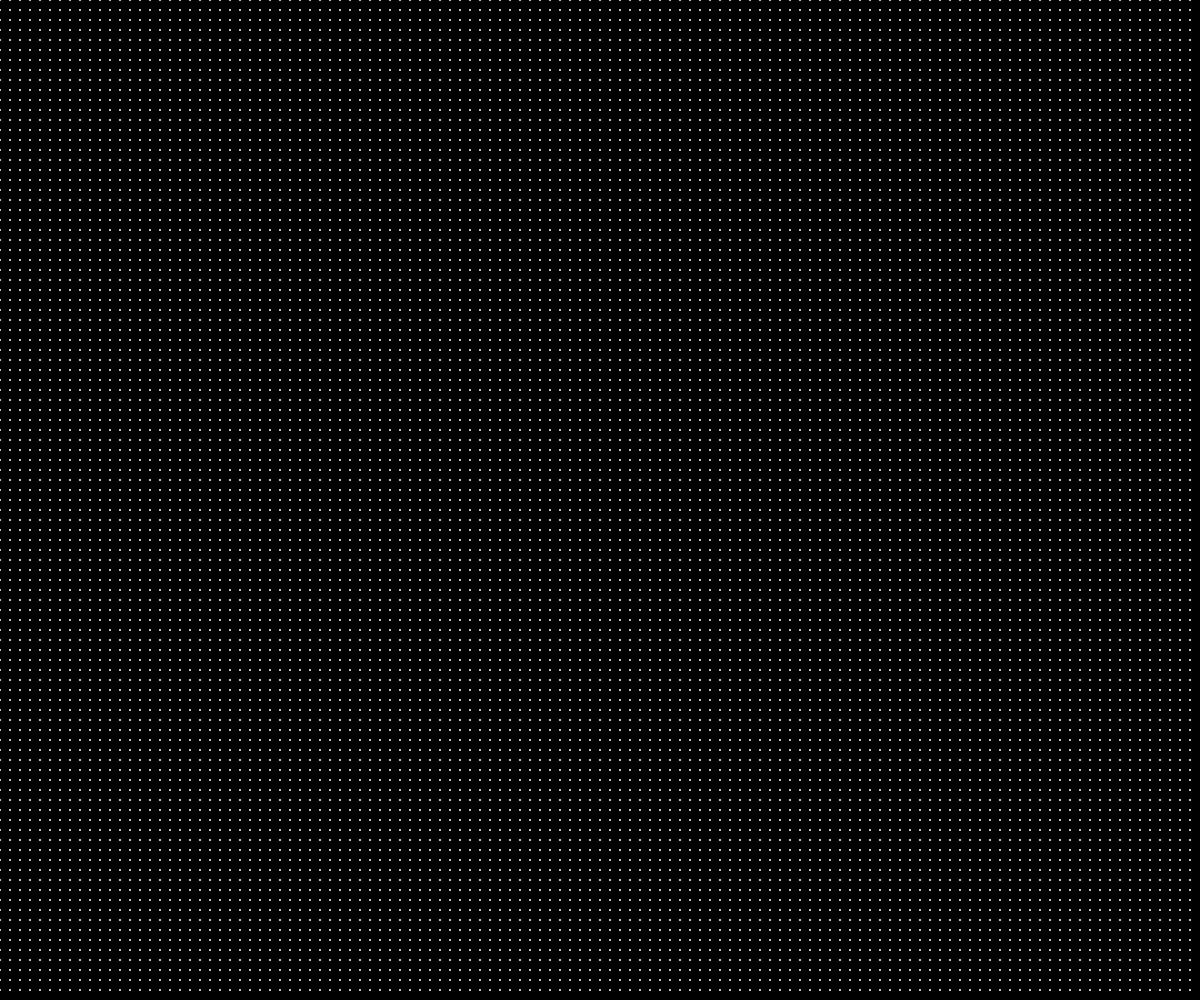
Frame 1 (no input)
Frame 60 (no input): identical to frame 1, image omitted
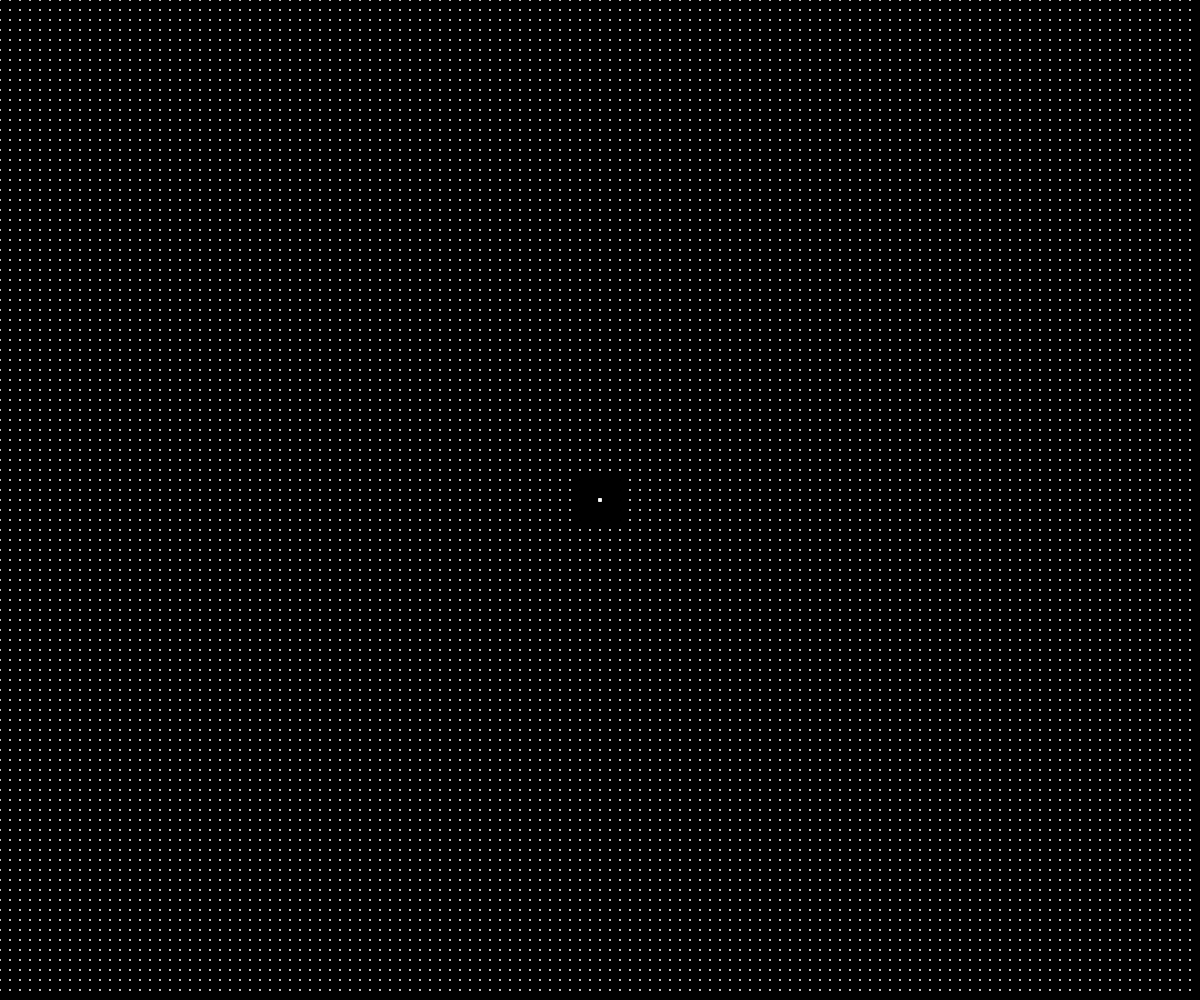
Frame 120 (the mouse pressed at the canvas centre since frame 60)

The p5.js sketch that drew these frames (run headless with seeded random() and noise() and a simulated clock; from frame 60 on, the mouse is pressed at the canvas centre):

// p5.js sketch
// ── sketch.js
let gridSize = 10; // Distance between particles in the grid
let interactionRadius = 30; // Interaction range for mouse hover
let particleSize = 2; // Size of each particle
let gridParticles = []; // Store all particles in the grid
let mousePath = []; // Store points for the drawn path
let attractionForce = 0.8; // Force that moves particles toward the mouse path
let returnForce = 0.5; // Force to bring particles back to their home position
let damping = 0.9; // Damping factor for smoother motion
let hoverEndTime = 0; // Time when the hover ends

function setup() {
  createCanvas(windowWidth, windowHeight); // Set canvas size to full window

  // Generate particle grid
  for (let x = 0; x < width; x += gridSize) {
    for (let y = 0; y < height; y += gridSize) {
      gridParticles.push(new Particle(x, y));
    }
  }
}

function draw() {
  background(0);

  // Store mouse path if mouse is pressed (to leave a trail)
  if (mouseIsPressed) {
    mousePath.push(createVector(mouseX, mouseY));
    hoverEndTime = millis(); // Update hover end time when mouse is pressed
  }

  // Update and draw particles
  gridParticles.forEach((particle) => {
    particle.moveToPath(mousePath); // Move particles toward the path while mouse is active
    particle.returnToHome(); // Smoothly return to home after interaction
    particle.update(); // Update position and velocity
    particle.show(); // Draw the particle
  });

  // Clear the mouse path after 1 second of no interaction
  if (millis() - hoverEndTime > 1000) {
    mousePath = []; // Clear the mouse path
  }

  // Limit mouse path length for fade-out effect
  if (mousePath.length > 50) {
    mousePath.shift(); // Remove the oldest point
  }

  // Check for the letter once the mouse stops interacting
  if (mousePath.length > 0 && millis() - hoverEndTime > 1000) {
    let detectedLetter = detectLetter(mousePath);
    if (detectedLetter) {
      console.log("Detected letter: " + detectedLetter);
    }
  }
}

// Particle class that handles movement and interaction with the mouse path
class Particle {
  constructor(x, y) {
    this.home = createVector(x, y); // Particle's home position
    this.pos = this.home.copy(); // Initial position at home
    this.vel = createVector(0, 0); // Velocity for movement
    this.acc = createVector(0, 0); // Acceleration for smooth movement
    this.size = particleSize; // Particle size
    this.movingToPath = false; // To track if the particle is moving toward the path
    this.lastHoverTime = 0; // Last time the particle was hovered over by the mouse
  }

  moveToPath(path) {
    // Find the closest point in the path to the particle
    let closestDist = Infinity;
    let closestPoint = null;

    for (let i = 0; i < path.length; i++) {
      let distance = p5.Vector.dist(path[i], this.pos);
      if (distance < closestDist) {
        closestDist = distance;
        closestPoint = path[i];
      }
    }

    // If the particle is near the path, move toward the closest point
    if (closestPoint && closestDist < interactionRadius) {
      let force = p5.Vector.sub(closestPoint, this.pos); // Vector pointing towards the closest path point
      force.normalize(); // Normalize to keep the movement consistent
      force.mult(attractionForce); // Scale force to control the speed
      this.acc.add(force); // Apply the force as acceleration
      this.movingToPath = true; // Track that the particle is moving toward the path
      this.lastHoverTime = millis(); // Update hover time when the particle is near the path
    } else {
      this.movingToPath = false; // Particle stops moving to the path when it's not near it
    }
  }

  returnToHome() {
    // If the particle has finished interacting with the path, move it back to its original position
    if (!this.movingToPath && millis() - this.lastHoverTime > 1000) {
      let force = p5.Vector.sub(this.home, this.pos); // Vector pointing back to the home position
      force.normalize(); // Normalize the force
      force.mult(returnForce); // Apply return force to control the rate of return
      this.acc.add(force); // Apply the force as acceleration
    }
  }

  update() {
    // Update position based on velocity and apply damping
    this.vel.add(this.acc); // Update velocity
    this.vel.mult(damping); // Apply damping to smooth the motion
    this.pos.add(this.vel); // Update position
    this.acc.mult(0); // Reset acceleration for the next frame
  }

  show() {
    noStroke();
    fill(255); // Keep the particles white
    ellipse(this.pos.x, this.pos.y, this.size, this.size);
  }
}

// Function to detect a letter based on the mouse path
function detectLetter(path) {
  let letter = "";

  // Example detection for the letter "M"
  if (isM(path)) {
    letter = "M";
  }
  // Example detection for the letter "A"
  else if (isA(path)) {
    letter = "A";
  }
  // Add more letter detection functions as needed

  return letter;
}

// Basic function to check if the path resembles an "M"
function isM(path) {
  if (path.length < 10) return false; // Ensure the path has enough points to analyze

  let peaks = 0;
  for (let i = 1; i < path.length - 1; i++) {
    let p0 = path[i - 1];
    let p1 = path[i];
    let p2 = path[i + 1];
    if (p1.y < p0.y && p1.y < p2.y) { // A simple peak detection
      peaks++;
    }
  }
  return peaks >= 4; // "M" typically has 4 peaks
}

// Basic function to check if the path resembles an "A"
function isA(path) {
  if (path.length < 10) return false;

  let peak = 0;
  let minY = Math.min(...path.map(p => p.y));
  for (let i = 1; i < path.length - 1; i++) {
    let p0 = path[i - 1];
    let p1 = path[i];
    let p2 = path[i + 1];
    if (p1.y < p0.y && p1.y < p2.y && p1.y === minY) {
      peak++;
    }
  }
  return peak === 1; // "A" should have one peak
}

// Adjust canvas size on window resize
function windowResized() {
  resizeCanvas(windowWidth, windowHeight);
  gridParticles = []; // Reset particle grid to match new canvas size

  // Regenerate particle grid with new canvas dimensions
  for (let x = 0; x < width; x += gridSize) {
    for (let y = 0; y < height; y += gridSize) {
      gridParticles.push(new Particle(x, y));
    }
  }
}
